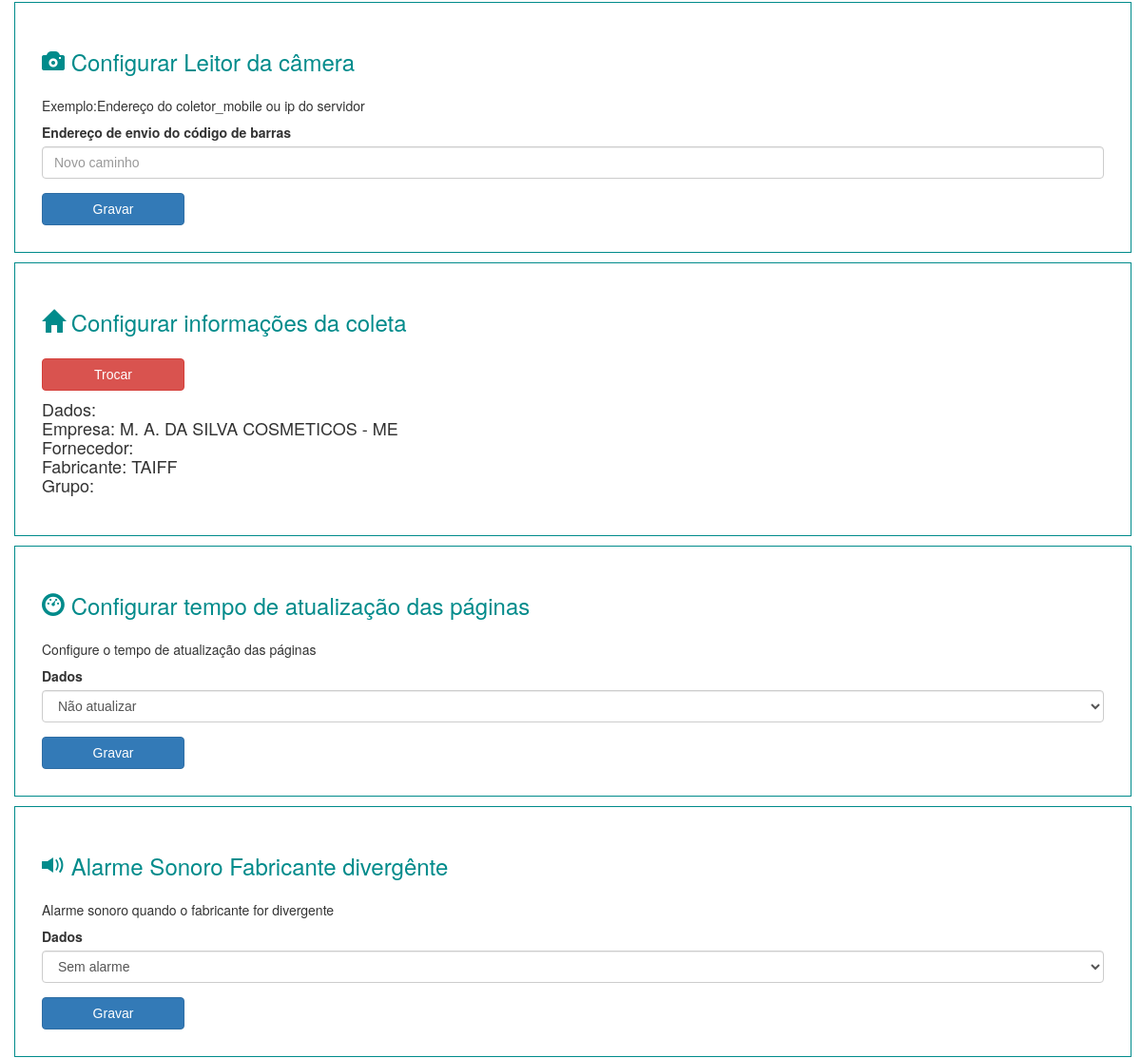
/coletor/v_configuracao.php (signed in, middle part), run on an earlier commit of the app's database.
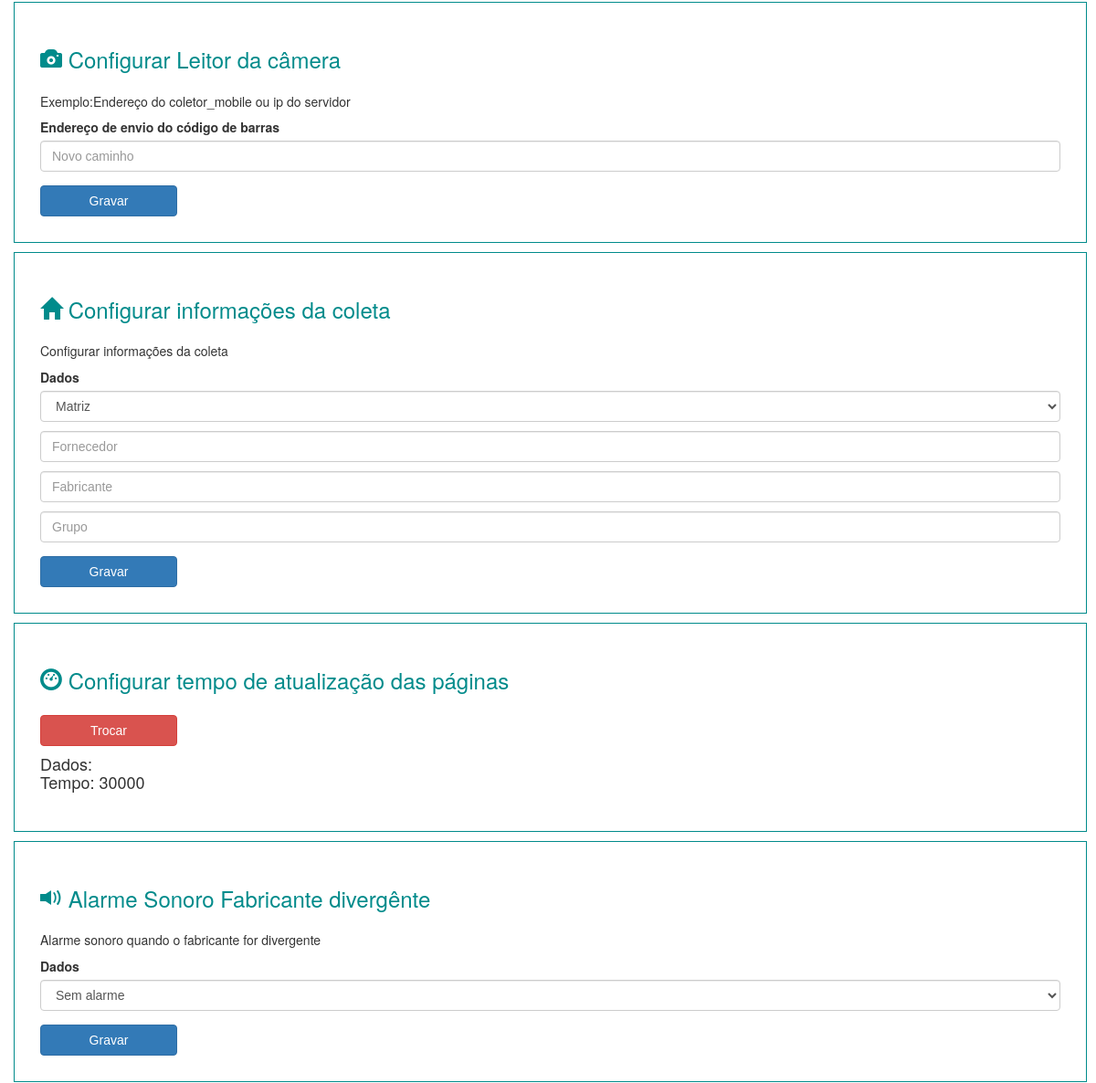
And on a later commit of the database.
### tables this page shows
CREATE TABLE IF NOT EXISTS `pdf` (
  `id` int(11) NOT NULL AUTO_INCREMENT,
  `empresa` varchar(255) DEFAULT NULL,
  `fornecedor` varchar(255) NOT NULL,
  `fabricante` varchar(255) DEFAULT 'sem fabricante',
  `grupo` varchar(255) DEFAULT NULL,
  PRIMARY KEY (`id`)
);

### coletor/v_configuracao.php (the view, shortened to what the changed rows need)
<!DOCTYPE html>
<html>
   <head>
      <link href="bootstrap/css/bootstrap.min.css" rel="stylesheet">
      <link rel="stylesheet" href="css.css">
      <link rel="stylesheet" href="normalize.css">
   </head>
   <body>
      <section id="principal">
         <?php require 'v_cabecalho.php'; ?>
         <section class="corpo">
            <p>
            <section class="form">
               <form method="post" action="arquivos_banco/cadastrar_pdf.php">
                  <fieldset class="area_fieldset">
                     <h3>
                        <span class="glyphicon glyphicon-home" aria-hidden="true"></span>
                        Configurar informações da coleta
                     </h3>
                     <div class="form-group">
                        <?php
                           $listagem = mysqli_query($conexao,  "SELECT COUNT(id)  FROM pdf");
                           $conta = $listagem->fetch_row();
                           $contar = $conta;
                           if ($contar[0] != 1) {
                           	?>
                        <h5> Configurar informações da coleta </h5>
                        <label for="exampleInputEmail1">Dados</label>
                        <p>
                           <select class="form-control" name="empresa" autofocus="">
                              <option value="M. A. DA SILVA COSMETICOS - ME"> Matriz </option>
                           </select>
                        <p>
                           <input type="text" class="form-control" id="exampleInputEmail1" name="fornecedor" aria-describedby="emailHelp" placeholder="Fornecedor">
                        <p>
                           <input type="text" class="form-control" id="exampleInputEmail1" name="fabricante" aria-describedby="emailHelp" placeholder="Fabricante" >
                        <p>
                           <input type="text" class="form-control" id="exampleInputEmail1" name="grupo" aria-describedby="emailHelp" placeholder="Grupo">
                     </div>
                     <button type="submit" class="btn btn-primary">Gravar</button>
                  </fieldset>
                  <?php } else {
                     $listagem = mysqli_query($conexao,  "SELECT * FROM pdf");
                     while($linha = mysqli_fetch_array($listagem)) {
                     	$empresa = $linha["empresa"];
                     	$fornecedor = $linha["fornecedor"];
                     	$fabricante = $linha["fabricante"];
                     	$grupo = $linha["grupo"];
                     	?>
                  <button type="button" class="btn btn-danger" ><a href="arquivos_banco/excluir_pdf.php">Trocar</a></button>
                  <p>
                     <?php echo "<h4> Dados:<br> Empresa: $empresa  <br> Fornecedor: $fornecedor  <br>Fabricante:  $fabricante  <br>Grupo:  $grupo  </h4>"; ?>
                  </p>
                  <?php
                     }
                     }
                     ?>
            </section>
            <p>
            <section class="form">
               <form method="post" action="arquivos_banco/tempo_atualizacao.php">
                  <fieldset class="area_fieldset">
                     <h3>
                        <span class="glyphicon glyphicon-dashboard" aria-hidden="true"></span>
                        Configurar tempo de atualização das páginas
                     </h3>
                     <div class="form-group">
                        <?php
                           $listagem = mysqli_query($conexao, "SELECT count(tempo), tempo  FROM config where tempo > 1 limit 1");
                           $con = $listagem->fetch_row();
                           $contar = $con;
                           if ($contar[0] != 1) {
                           ?>
                        <h5> Configure o tempo de atualização das páginas </h5>
                        <label for="exampleInputEmail1">Dados</label>
                        <p>
                           <select class="form-control" name="tempo" >
                              <option value="p000"> Não atualizar </option>
                           </select>
                     </div>
                     <button type="submit" class="btn btn-primary">Gravar</button>
                  </fieldset>
                  <?php } else {
                     $listagem = mysqli_query($conexao, "SELECT max(tempo) as tempo  FROM config limit 1");
                     while($linha = mysqli_fetch_array($listagem)) {
                     	$tempo = $linha["tempo"];
                     	?>
                  <button type="button" class="btn btn-danger" ><a href="arquivos_banco/excluir_tempo.php">Trocar</a></button>
                  <p>
                     <?php echo "<h4> Dados:<br> Tempo: $tempo</h4>"; ?>
                  </p>
                  <?php
                     }
                     }
                     ?>
               </form>
            </section>
         </section>
      </section>
   </body>
</html>

What changed in the data, as far as the page shows it:
removed pdf: empresa "M. A. DA SILVA COSMETICOS - ME", fabricante "TAIFF"
Also different on the page:
form field empresa: (not shown) → "Matriz"
form field tempo: "Não atualizar" → (not shown)
text no longer shown: "Configure o tempo de atualização das páginas"
text now shown: "Configurar informações da coleta"
new list line: "Trocar Dados: Tempo: 30000"
